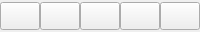
       <widget class="QFrame" name="dockFrame">
        <property name="sizePolicy">
         <sizepolicy hsizetype="Fixed" vsizetype="Fixed">
          <horstretch>0</horstretch>
          <verstretch>0</verstretch>
         </sizepolicy>
        </property>
        <property name="minimumSize">
         <size>
          <width>175</width>
          <height>32</height>
         </size>
        </property>
        <property name="maximumSize">
         <size>
          <width>16777215</width>
          <height>32</height>
         </size>
        </property>
        <property name="layoutDirection">
         <enum>Qt::LayoutDirection::LeftToRight</enum>
        </property>
        <property name="frameShape">
         <enum>QFrame::Shape::NoFrame</enum>
        </property>
        <property name="frameShadow">
         <enum>QFrame::Shadow::Plain</enum>
        </property>
        <layout class="QHBoxLayout" name="horizontalLayoutDock" stretch="0">
         <property name="spacing">
          <number>0</number>
         </property>
         <property name="leftMargin">
          <number>0</number>
         </property>
         <property name="topMargin">
          <number>0</number>
         </property>
         <property name="rightMargin">
          <number>0</number>
         </property>
         <property name="bottomMargin">
          <number>0</number>
         </property>
         <item>
          <layout class="QGridLayout" name="dockGrid">
           <property name="leftMargin">
            <number>0</number>
           </property>
           <property name="rightMargin">
            <number>0</number>
           </property>
           <property name="spacing">
            <number>0</number>
           </property>
           <item row="0" column="6">
            <widget class="AnimatedButton" name="btnSplitH">
             <property name="sizePolicy">
              <sizepolicy hsizetype="Expanding" vsizetype="Fixed">
               <horstretch>0</horstretch>
               <verstretch>0</verstretch>
              </sizepolicy>
             </property>
             <property name="minimumSize">
              <size>
               <width>35</width>
               <height>28</height>
              </size>
             </property>
             <property name="maximumSize">
              <size>
               <width>16777215</width>
               <height>16777215</height>
              </size>
             </property>
             <property name="focusPolicy">
              <enum>Qt::FocusPolicy::ClickFocus</enum>
             </property>
             <property name="toolTip">
              <string>Horizontal Split</string>
             </property>
             <property name="toolTipDuration">
              <number>5000</number>
             </property>
             <property name="text">
              <string/>
             </property>
             <property name="icon">
              <iconset resource="app.qrc">
               <normaloff>:/icons/assets/split_h.svg</normaloff>:/icons/assets/split_h.svg</iconset>
             </property>
            </widget>
           </item>
           <item row="0" column="8">
            <widget class="AnimatedButton" name="btnKeyboard">
             <property name="sizePolicy">
              <sizepolicy hsizetype="Expanding" vsizetype="Fixed">
               <horstretch>0</horstretch>
               <verstretch>0</verstretch>
              </sizepolicy>
             </property>
             <property name="minimumSize">
              <size>
               <width>35</width>
               <height>28</height>
              </size>
             </property>
             <property name="maximumSize">
              <size>
               <width>16777215</width>
               <height>16777215</height>
              </size>
             </property>
             <property name="focusPolicy">
              <enum>Qt::FocusPolicy::ClickFocus</enum>
             </property>
             <property name="toolTip">
              <string>Show Keyboard</string>
             </property>
             <property name="toolTipDuration">
              <number>5000</number>
             </property>
             <property name="text">
              <string/>
             </property>
             <property name="icon">
              <iconset resource="app.qrc">
               <normaloff>:/icons/assets/keyboard_s.svg</normaloff>:/icons/assets/keyboard_s.svg</iconset>
             </property>
            </widget>
           </item>
           <item row="0" column="5">
            <widget class="AnimatedButton" name="btnSplitV">
             <property name="sizePolicy">
              <sizepolicy hsizetype="Expanding" vsizetype="Fixed">
               <horstretch>0</horstretch>
               <verstretch>0</verstretch>
              </sizepolicy>
             </property>
             <property name="minimumSize">
              <size>
               <width>35</width>
               <height>28</height>
              </size>
             </property>
             <property name="maximumSize">
              <size>
               <width>16777215</width>
               <height>16777215</height>
              </size>
             </property>
             <property name="focusPolicy">
              <enum>Qt::FocusPolicy::ClickFocus</enum>
             </property>
             <property name="toolTip">
              <string>Vertical Split</string>
             </property>
             <property name="toolTipDuration">
              <number>5000</number>
             </property>
             <property name="text">
              <string/>
             </property>
             <property name="icon">
              <iconset resource="app.qrc">
               <normaloff>:/icons/assets/split_v.svg</normaloff>:/icons/assets/split_v.svg</iconset>
             </property>
            </widget>
           </item>
           <item row="0" column="7">
            <widget class="AnimatedButton" name="btnExplorer">
             <property name="sizePolicy">
              <sizepolicy hsizetype="Expanding" vsizetype="Fixed">
               <horstretch>0</horstretch>
               <verstretch>0</verstretch>
              </sizepolicy>
             </property>
             <property name="minimumSize">
              <size>
               <width>35</width>
               <height>28</height>
              </size>
             </property>
             <property name="maximumSize">
              <size>
               <width>16777215</width>
               <height>16777215</height>
              </size>
             </property>
             <property name="focusPolicy">
              <enum>Qt::FocusPolicy::ClickFocus</enum>
             </property>
             <property name="toolTip">
              <string>Media Explorer</string>
             </property>
             <property name="toolTipDuration">
              <number>5000</number>
             </property>
             <property name="text">
              <string/>
             </property>
             <property name="icon">
              <iconset resource="app.qrc">
               <normaloff>:/icons/assets/explorer.svg</normaloff>:/icons/assets/explorer.svg</iconset>
             </property>
            </widget>
           </item>
           <item row="0" column="9">
            <widget class="AnimatedButton" name="btnKeybind">
             <property name="sizePolicy">
              <sizepolicy hsizetype="Expanding" vsizetype="Fixed">
               <horstretch>0</horstretch>
               <verstretch>0</verstretch>
              </sizepolicy>
             </property>
             <property name="minimumSize">
              <size>
               <width>35</width>
               <height>28</height>
              </size>
             </property>
             <property name="focusPolicy">
              <enum>Qt::FocusPolicy::ClickFocus</enum>
             </property>
             <property name="toolTip">
              <string>Keybindings</string>
             </property>
             <property name="toolTipDuration">
              <number>5000</number>
             </property>
             <property name="text">
              <string/>
             </property>
             <property name="icon">
              <iconset resource="app.qrc">
               <normaloff>:/icons/assets/shortcuts.svg</normaloff>:/icons/assets/shortcuts.svg</iconset>
             </property>
            </widget>
           </item>
          </layout>
         </item>
        </layout>
       </widget>
